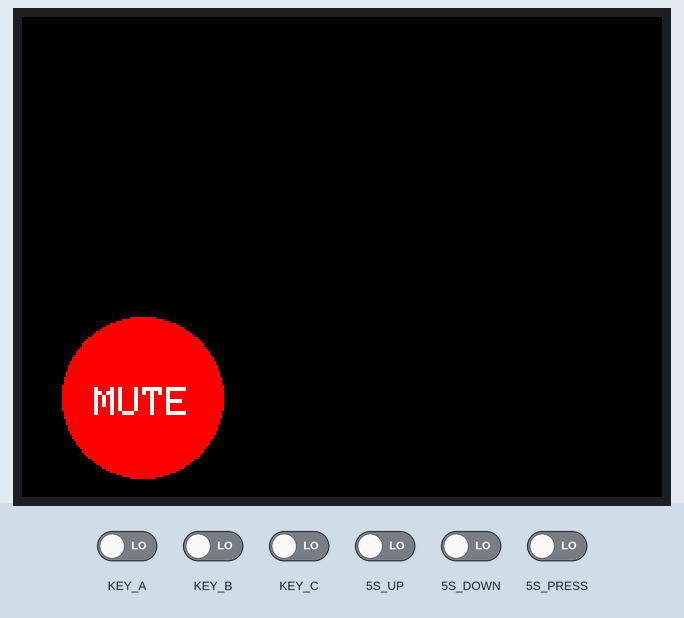
Simulated run of this sketch. Board: Seeed Wio Terminal. Shown: 320×240 colour display. The inputs (shaded band) are chosen by the test bench; at power-on: 5S_DOWN, 5S_PRESS, 5S_UP, KEY_A, KEY_B, KEY_C LOW. USB keyboard and mouse output is not drawn.

Above: at 1.3 s.
1.4 s: 5S_PRESS driven HIGH
At 1.69 s:
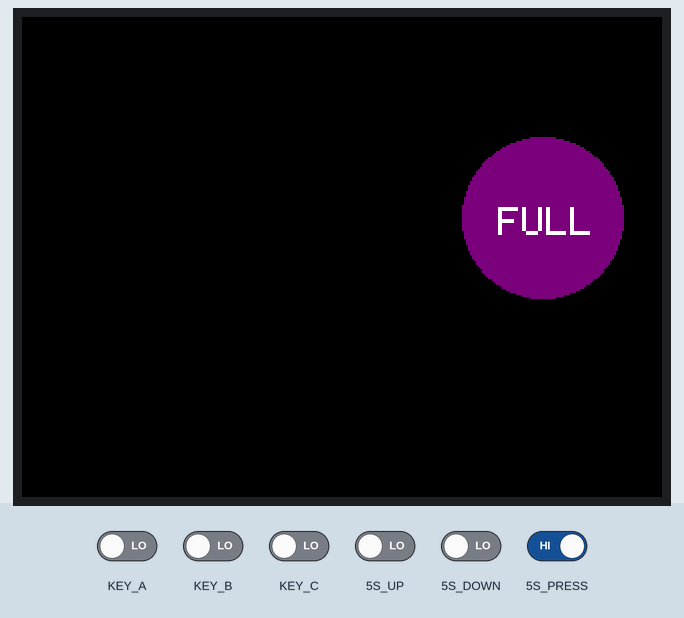
5.1 s: KEY_C driven HIGH
At 5.38 s:
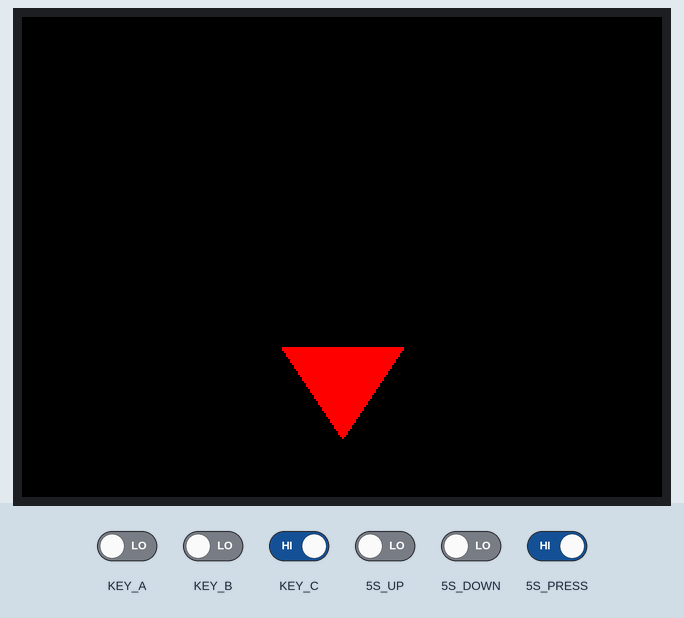
8.8 s: 5S_PRESS driven LOW
At 9.91 s:
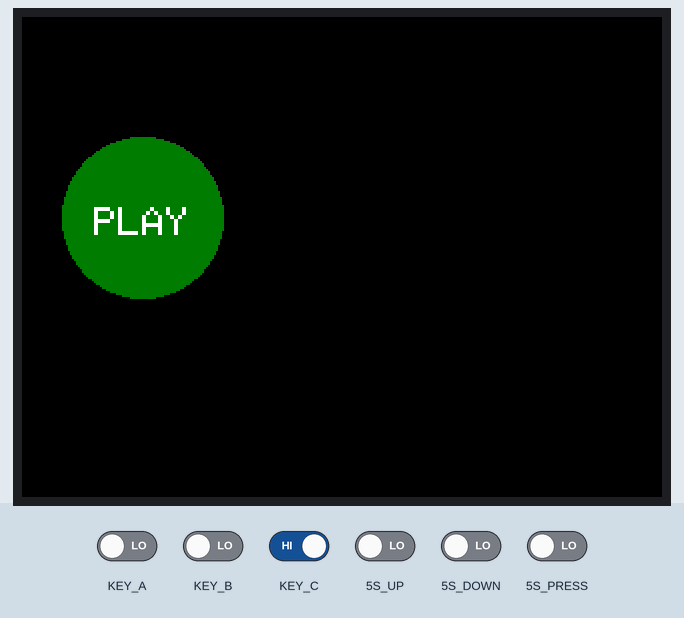
12.9 s: KEY_B driven HIGH
18.4 s: KEY_C driven LOW
At 19.1 s:
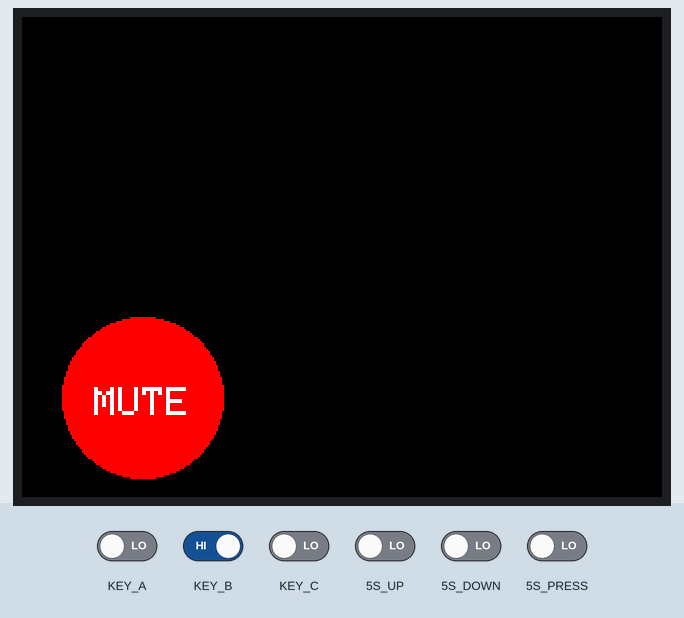

The sketch:

VLC_Player_Controller.ino
```cpp
//Libraries
#include "Keyboard.h" //keyboard library
#include "TFT_eSPI.h" //TFT LCD library

//Initializations
TFT_eSPI tft; //initialize TFT LCD
TFT_eSprite spr = TFT_eSprite(&tft); //initialize buffer

void setup() {
  //set button and switch pins as inputs
  pinMode(WIO_KEY_A, INPUT);
  pinMode(WIO_KEY_B, INPUT);
  pinMode(WIO_KEY_C, INPUT);
  pinMode(WIO_5S_UP, INPUT);
  pinMode(WIO_5S_DOWN, INPUT);
  pinMode(WIO_5S_PRESS, INPUT);

  Keyboard.begin(); //start keyboard communication

  tft.begin(); //start TFT LCD
  tft.setRotation(3); //set TFT LCD rotation
}

void loop() {
  //Drawing UI on TFT LCD
  spr.createSprite(TFT_HEIGHT,TFT_WIDTH); //create buffer
  spr.fillSprite(TFT_WHITE); //set background color

  //Draw header title
  spr.fillRect(0,0,320,50,TFT_PURPLE); //draw rectangle with fill color
  spr.setTextSize(2); //set text size
  spr.setTextColor(TFT_WHITE); //set text color
  spr.drawString("VLC MEDIA PLAYER CONTROLS",15,18); //draw a text string

  //draw shapes
  spr.drawCircle(60,100,40,TFT_DARKGREEN); //draw circle with border
  spr.drawCircle(60,190,40,TFT_RED);
  spr.drawCircle(260,100,40,TFT_PURPLE);
  spr.drawCircle(260,190,40,TFT_PURPLE);
  spr.drawTriangle(160,70,130,115,190,115,TFT_DARKGREEN); //draw triangle with border
  spr.drawTriangle(160,210,130,165,190,165,TFT_RED);


  //draw text
  spr.setTextSize(2);
  spr.setTextColor(TFT_BLACK);
  spr.drawString("PLAY",36,95);
  spr.drawString("MUTE",36,185);
  spr.drawString("FULL",238,95);
  spr.drawString("ZOOM",238,185);
  spr.drawString("VOLUME",125,135);

  spr.pushSprite(0,0); //push to LCD

  //use buttons and switches for keyboard shortcuts in VLC Media Player
  //play/stop video
  if (digitalRead(WIO_5S_PRESS) == LOW) { //detect button press
    Keyboard.write(32); //single key pressed (ASCII value 32 for spacebar)
    spr.createSprite(TFT_HEIGHT,TFT_WIDTH); //create buffer
    spr.fillCircle(60,100,40,TFT_DARKGREEN); //draw circle with fill color
    spr.setTextColor(TFT_WHITE);
    spr.drawString("PLAY",36,95);
    spr.pushSprite(0,0);
    delay(200);
  }
  //mute video
  if (digitalRead(WIO_KEY_C) == LOW) {
    Keyboard.write('m'); //single key is pressed (character)
    spr.createSprite(TFT_HEIGHT,TFT_WIDTH);
    spr.fillCircle(60,190,40,TFT_RED);
    spr.setTextColor(TFT_WHITE);
    spr.drawString("MUTE",36,185);
    spr.pushSprite(0,0);
    delay(200);
  }
  //toggle full screen
  if (digitalRead(WIO_KEY_B) == LOW) {
    Keyboard.write('f');
    spr.createSprite(TFT_HEIGHT,TFT_WIDTH);
    spr.fillCircle(260,100,40,TFT_PURPLE);
    spr.setTextColor(TFT_WHITE);
    spr.drawString("FULL",238,95);
    spr.pushSprite(0,0);
    delay(200);
  }
  //change zoom mode
  if (digitalRead(WIO_KEY_A) == LOW) {
    Keyboard.write('z');
    spr.createSprite(TFT_HEIGHT,TFT_WIDTH);
    spr.fillCircle(260,190,40,TFT_PURPLE);
    spr.setTextColor(TFT_WHITE);
    spr.drawString("ZOOM",238,185);
    spr.pushSprite(0,0);
    delay(200);
  }
  //volume up
  if (digitalRead(WIO_5S_UP) == LOW) {
    Keyboard.write(KEY_UP_ARROW); //single key is pressed (modifier key)
    spr.createSprite(TFT_HEIGHT,TFT_WIDTH);
    spr.fillTriangle(160,70,130,115,190,115,TFT_DARKGREEN); //draw triangle with fill color
    spr.pushSprite(0,0);
    delay(200);
  }
  //volume down
  if (digitalRead(WIO_5S_DOWN) == LOW) {
    Keyboard.write(KEY_DOWN_ARROW);
    spr.createSprite(TFT_HEIGHT,TFT_WIDTH);
    spr.fillTriangle(160,210,130,165,190,165,TFT_RED);
    spr.pushSprite(0,0);
    delay(200);
  }

}
```

Measured:
- after the input at 8.8 s, the display: first differs from a run without the input after 0.95 s (image 3)
- after the input at 18.4 s, the display: first differs from a run without the input after 0.49 s (image 4)
- what the display in image 1 shows lasts 0.4 s, from 1.5 s to 1.9 s
